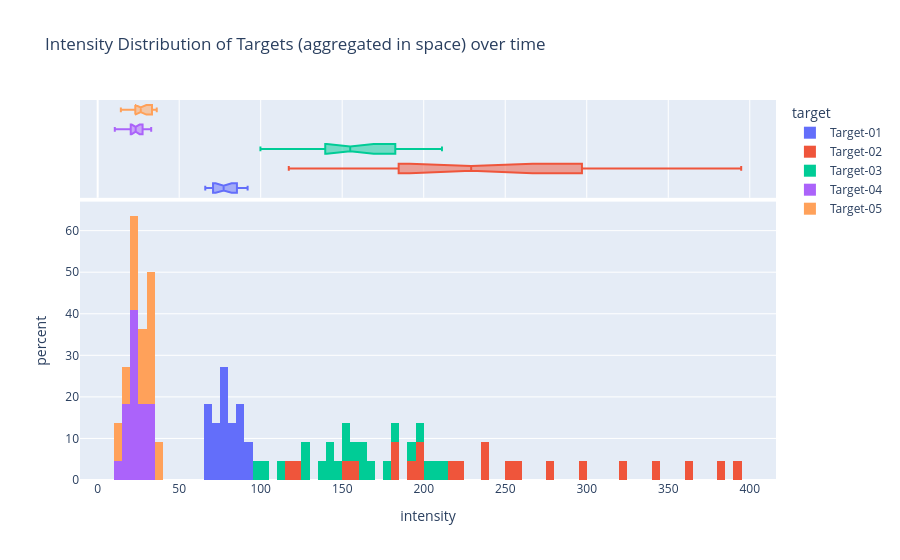

Notebook source saved alongside this figure:
### Markdown cell above
https://plotly.com/chart-studio-help/histogram/#normalizing-a-histogram

### Code cell
plot_data = subtarget_statistics.loc[:, pd.IndexSlice[:, "grey"]]
plot_data = plot_data.melt(value_name="intensity")

fig = px.histogram(
    plot_data,
    x="intensity",
    color="target",
    marginal="box",  # can be 'rug', `box`, `violin`
    hover_data=plot_data.columns,
    histfunc="count",  # can be "avg"
    nbins=100,
    histnorm="percent",  # '', 'percent', 'probability', 'density', 'probability density'
    title="Intensity Distribution of Targets (aggregated in space) over time",
    # log_y=True,
)
fig.show()

### Figure 1 — Plotly figure (JSON) as saved in the notebook; plotly's stock layout.template omitted (floating-point values rounded to 4 significant figures)
{"data": [{"bingroup": "x", "histfunc": "count", "histnorm": "percent", "hovertemplate": "target=Target-01<br>intensity=%{x}<br>percent=%{y}<extra></extra>", "legendgroup": "Target-01", "marker": {"color": "#636efa", "pattern": {"shape": ""}}, "name": "Target-01", "nbinsx": 100, "orientation": "v", "showlegend": true, "type": "histogram", "x": [77.0, 72.77, 66.12, 66.0, 67.61, 68.91, 70.05, 70.77, 75.51, 77.18, 76.84, 77.36, 79.01, 80.64, 82.2, 83.61, 85.42, 87.04, 87.25, 89.22, 91.59, 91.97], "xaxis": "x", "yaxis": "y"}, {"customdata": [["Target-01", "grey"], ["Target-01", "grey"], ["Target-01", "grey"], ["Target-01", "grey"], ["Target-01", "grey"], ["Target-01", "grey"], ["Target-01", "grey"], ["Target-01", "grey"], ["Target-01", "grey"], ["Target-01", "grey"], ["Target-01", "grey"], ["Target-01", "grey"], ["Target-01", "grey"], ["Target-01", "grey"], ["Target-01", "grey"], ["Target-01", "grey"], ["Target-01", "grey"], ["Target-01", "grey"], ["Target-01", "grey"], ["Target-01", "grey"], ["Target-01", "grey"], ["Target-01", "grey"]], "hovertemplate": "target=%{customdata[0]}<br>intensity=%{x}<br>color=%{customdata[1]}<extra></extra>", "legendgroup": "Target-01", "marker": {"color": "#636efa"}, "name": "Target-01", "notched": true, "showlegend": false, "type": "box", "x": [77.0, 72.77, 66.12, 66.0, 67.61, 68.91, 70.05, 70.77, 75.51, 77.18, 76.84, 77.36, 79.01, 80.64, 82.2, 83.61, 85.42, 87.04, 87.25, 89.22, 91.59, 91.97], "xaxis": "x2", "yaxis": "y2"}, {"bingroup": "x", "histfunc": "count", "histnorm": "percent", "hovertemplate": "target=Target-02<br>intensity=%{x}<br>percent=%{y}<extra></extra>", "legendgroup": "Target-02", "marker": {"color": "#EF553B", "pattern": {"shape": ""}}, "name": "Target-02", "nbinsx": 100, "orientation": "v", "showlegend": true, "type": "histogram", "x": [251.6, 157.3, 120.7, 117.2, 150.8, 180.6, 190.4, 221.2, 237.0, 198.0, 184.6, 196.7, 218.5, 237.9, 259.9, 275.0, 297.1, 321.4, 341.7, 360.4, 380.3, 394.7], "xaxis": "x", "yaxis": "y"}, {"customdata": [["Target-02", "grey"], ["Target-02", "grey"], ["Target-02", "grey"], ["Target-02", "grey"], ["Target-02", "grey"], ["Target-02", "grey"], ["Target-02", "grey"], ["Target-02", "grey"], ["Target-02", "grey"], ["Target-02", "grey"], ["Target-02", "grey"], ["Target-02", "grey"], ["Target-02", "grey"], ["Target-02", "grey"], ["Target-02", "grey"], ["Target-02", "grey"], ["Target-02", "grey"], ["Target-02", "grey"], ["Target-02", "grey"], ["Target-02", "grey"], ["Target-02", "grey"], ["Target-02", "grey"]], "hovertemplate": "target=%{customdata[0]}<br>intensity=%{x}<br>color=%{customdata[1]}<extra></extra>", "legendgroup": "Target-02", "marker": {"color": "#EF553B"}, "name": "Target-02", "notched": true, "showlegend": false, "type": "box", "x": [251.6, 157.3, 120.7, 117.2, 150.8, 180.6, 190.4, 221.2, 237.0, 198.0, 184.6, 196.7, 218.5, 237.9, 259.9, 275.0, 297.1, 321.4, 341.7, 360.4, 380.3, 394.7], "xaxis": "x2", "yaxis": "y2"}, {"bingroup": "x", "histfunc": "count", "histnorm": "percent", "hovertemplate": "target=Target-03<br>intensity=%{x}<br>percent=%{y}<extra></extra>", "legendgroup": "Target-03", "marker": {"color": "#00cc96", "pattern": {"shape": ""}}, "name": "Target-03", "nbinsx": 100, "orientation": "v", "showlegend": true, "type": "histogram", "x": [162.0, 128.7, 104.5, 99.84, 112.5, 125.8, 139.6, 152.9, 164.9, 152.9, 142.7, 143.4, 145.4, 156.9, 166.4, 175.3, 182.6, 190.3, 196.6, 203.5, 208.8, 211.2], "xaxis": "x", "yaxis": "y"}, {"customdata": [["Target-03", "grey"], ["Target-03", "grey"], ["Target-03", "grey"], ["Target-03", "grey"], ["Target-03", "grey"], ["Target-03", "grey"], ["Target-03", "grey"], ["Target-03", "grey"], ["Target-03", "grey"], ["Target-03", "grey"], ["Target-03", "grey"], ["Target-03", "grey"], ["Target-03", "grey"], ["Target-03", "grey"], ["Target-03", "grey"], ["Target-03", "grey"], ["Target-03", "grey"], ["Target-03", "grey"], ["Target-03", "grey"], ["Target-03", "grey"], ["Target-03", "grey"], ["Target-03", "grey"]], "hovertemplate": "target=%{customdata[0]}<br>intensity=%{x}<br>color=%{customdata[1]}<extra></extra>", "legendgroup": "Target-03", "marker": {"color": "#00cc96"}, "name": "Target-03", "notched": true, "showlegend": false, "type": "box", "x": [162.0, 128.7, 104.5, 99.84, 112.5, 125.8, 139.6, 152.9, 164.9, 152.9, 142.7, 143.4, 145.4, 156.9, 166.4, 175.3, 182.6, 190.3, 196.6, 203.5, 208.8, 211.2], "xaxis": "x2", "yaxis": "y2"}, {"bingroup": "x", "histfunc": "count", "histnorm": "percent", "hovertemplate": "target=Target-04<br>intensity=%{x}<br>percent=%{y}<extra></extra>", "legendgroup": "Target-04", "marker": {"color": "#ab63fa", "pattern": {"shape": ""}}, "name": "Target-04", "nbinsx": 100, "orientation": "v", "showlegend": true, "type": "histogram", "x": [32.84, 24.52, 16.3, 10.51, 17.34, 19.13, 20.28, 22.18, 23.2, 22.39, 19.8, 20.4, 21.92, 23.41, 24.62, 25.68, 26.59, 27.55, 28.86, 30.48, 31.47, 32.43], "xaxis": "x", "yaxis": "y"}, {"customdata": [["Target-04", "grey"], ["Target-04", "grey"], ["Target-04", "grey"], ["Target-04", "grey"], ["Target-04", "grey"], ["Target-04", "grey"], ["Target-04", "grey"], ["Target-04", "grey"], ["Target-04", "grey"], ["Target-04", "grey"], ["Target-04", "grey"], ["Target-04", "grey"], ["Target-04", "grey"], ["Target-04", "grey"], ["Target-04", "grey"], ["Target-04", "grey"], ["Target-04", "grey"], ["Target-04", "grey"], ["Target-04", "grey"], ["Target-04", "grey"], ["Target-04", "grey"], ["Target-04", "grey"]], "hovertemplate": "target=%{customdata[0]}<br>intensity=%{x}<br>color=%{customdata[1]}<extra></extra>", "legendgroup": "Target-04", "marker": {"color": "#ab63fa"}, "name": "Target-04", "notched": true, "showlegend": false, "type": "box", "x": [32.84, 24.52, 16.3, 10.51, 17.34, 19.13, 20.28, 22.18, 23.2, 22.39, 19.8, 20.4, 21.92, 23.41, 24.62, 25.68, 26.59, 27.55, 28.86, 30.48, 31.47, 32.43], "xaxis": "x2", "yaxis": "y2"}, {"bingroup": "x", "histfunc": "count", "histnorm": "percent", "hovertemplate": "target=Target-05<br>intensity=%{x}<br>percent=%{y}<extra></extra>", "legendgroup": "Target-05", "marker": {"color": "#FFA15A", "pattern": {"shape": ""}}, "name": "Target-05", "nbinsx": 100, "orientation": "v", "showlegend": true, "type": "histogram", "x": [23.74, 22.07, 16.64, 14.65, 14.22, 18.18, 23.09, 26.09, 27.73, 26.75, 24.84, 25.88, 24.02, 30.05, 31.94, 33.34, 34.76, 35.06, 36.24, 33.08, 34.0, 34.37], "xaxis": "x", "yaxis": "y"}, {"customdata": [["Target-05", "grey"], ["Target-05", "grey"], ["Target-05", "grey"], ["Target-05", "grey"], ["Target-05", "grey"], ["Target-05", "grey"], ["Target-05", "grey"], ["Target-05", "grey"], ["Target-05", "grey"], ["Target-05", "grey"], ["Target-05", "grey"], ["Target-05", "grey"], ["Target-05", "grey"], ["Target-05", "grey"], ["Target-05", "grey"], ["Target-05", "grey"], ["Target-05", "grey"], ["Target-05", "grey"], ["Target-05", "grey"], ["Target-05", "grey"], ["Target-05", "grey"], ["Target-05", "grey"]], "hovertemplate": "target=%{customdata[0]}<br>intensity=%{x}<br>color=%{customdata[1]}<extra></extra>", "legendgroup": "Target-05", "marker": {"color": "#FFA15A"}, "name": "Target-05", "notched": true, "showlegend": false, "type": "box", "x": [23.74, 22.07, 16.64, 14.65, 14.22, 18.18, 23.09, 26.09, 27.73, 26.75, 24.84, 25.88, 24.02, 30.05, 31.94, 33.34, 34.76, 35.06, 36.24, 33.08, 34.0, 34.37], "xaxis": "x2", "yaxis": "y2"}], "layout": {"barmode": "relative", "legend": {"title": {"text": "target"}, "tracegroupgap": 0}, "title": {"text": "Intensity Distribution of Targets (aggregated in space) over time"}, "xaxis": {"anchor": "y", "domain": [0.0, 1.0], "title": {"text": "intensity"}}, "xaxis2": {"anchor": "y2", "domain": [0.0, 1.0], "matches": "x", "showgrid": true, "showticklabels": false}, "yaxis": {"anchor": "x", "domain": [0.0, 0.7326], "title": {"text": "percent"}}, "yaxis2": {"anchor": "x2", "domain": [0.7426, 1.0], "matches": "y2", "showgrid": false, "showline": false, "showticklabels": false, "ticks": ""}}}
